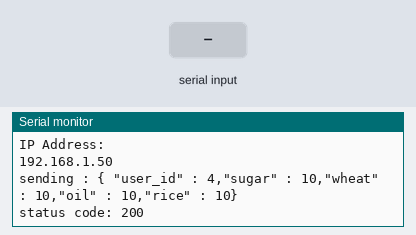
Recording of a sketch running on a simulated ESP8266 (NodeMCU). On the bench: the last lines printed to the serial monitor. Inputs (shaded band) come from the test bench. WiFi joins after 1.5 s; servers stay silent unless stated; uploads are accepted with an empty reply.

Above: at 2.7 s.
2.8 s: "1\n" received over Serial
At 4.15 s:
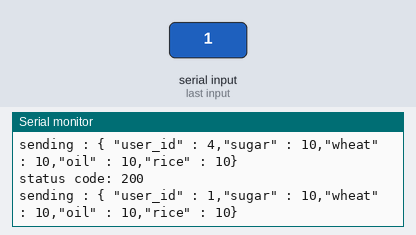
6.7 s: "0\n" received over Serial
At 7.8 s:
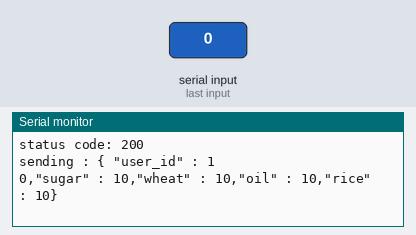
8.4 s: "2\n" received over Serial
At 10.23 s:
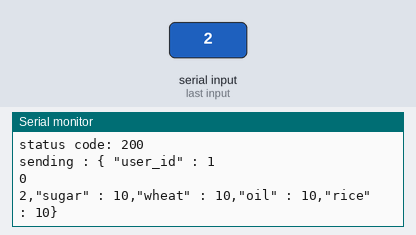
Timing chart, 0 to 11.7 s (numbered marks = the images above; inputs shaded):
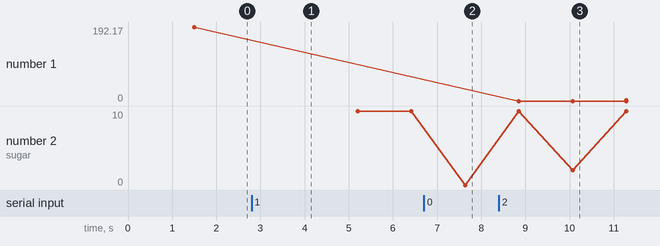

Measured:
- after the input at 2.8 s, the serial monitor: prints a new line after 1.2 s (image 1)
- after the input at 6.7 s, the serial monitor: prints a new line after 0.93 s (image 2)
- after the input at 8.4 s, the serial monitor: prints a new line after 1.7 s (image 3)
- plotted number 1: 192.17 → 2 after the input at 8.4 s
- plotted number 2: 10 → 0 after the input at 6.7 s

The sketch:

esp-_db.ino
```cpp
#include <ESP8266WiFi.h>
#include <WiFiClient.h>
#include <ESP8266HTTPClient.h>

const char *ssid = "INDRAYANI";
const char *password = "33335555";

String user_id = "4";
String sugar= "10";
String wheat= "10";
String oil= "10";
String rice= "10";
String str;
char ch;
int i = 0;

void setup() {
  Serial.begin(9600);
  Serial.flush();

  // set the pin mode
  //pinMode(A0, INPUT);

  // STA: station
  WiFi.mode(WIFI_STA);
  WiFi.begin(ssid, password);

  // wait till the connection gets successful
  while (WiFi.status() != WL_CONNECTED) {
    delay(500);
    Serial.println("connecting...");
  }

  Serial.println("Connected... ");
  Serial.println("IP Address:");
  Serial.println(WiFi.localIP());
}

void loop() {

  // get the temperature
  //float temperature = analogRead(A0);
  //while(!Serial.available());

  if(Serial.available() > 0)
  {

    ch = char(Serial.read());
    if(ch != '\r')
    {
      str = str + ch;
    }
  user_id = str;
  }

  // get the json string
 // String body = "{ \"user_id\" : " + user_id +"}";
  String body = "{ \"user_id\" : " + String(user_id) +","+ "\"sugar\" : " + String(sugar)+ "," + "\"wheat\" : " + String(wheat) + "," + "\"oil\" : " + String(oil) + ","  "\"rice\" : " + String(rice) +"}";
  Serial.println("sending : " + body);

  // create the HTTP Client
  HTTPClient httpClient;

  // send the request
  httpClient.begin("http://172.18.5.14:4000/update_data");
  httpClient.addHeader("Content-Type", "application/json");
  int statusCode = httpClient.POST(body);

  Serial.println("status code: " + String(statusCode));


  // add delay
  delay(1000);
}
```
